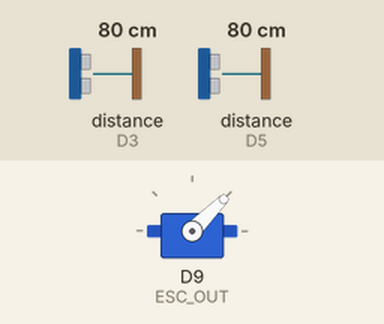
Recording of a program running on a simulated Arduino Zero (SAMD21). Parts: servo. Wiring (inferred from the names in the program): 2 × ultrasonic range finder: trigger D2, echo D3 / trigger D4, echo D5. Inputs (shaded band) come from the test bench; at power-on: distance to the obstacle (sensors on D3, D5) 80 cm. The echo pulse lasts 58.3 µs per cm; what the program prints to the serial monitor is not drawn.

Above: at 0.2 s.
Timing chart, 0 to 1.7 s (numbered marks = the images above):
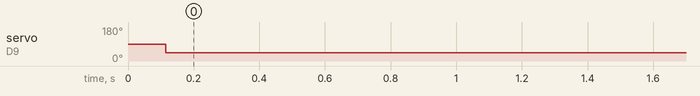

The program:

main.cpp
```cpp
#include <Arduino.h>
#include <Servo.h>

#define PULSE_TIMEOUT 20000

#define TRIGGER_1 2
#define ECHO_1 3
#define TRIGGER_2 4
#define ECHO_2 5

#define DISTANCE_OFFSET_1 0
#define DISTANCE_OFFSET_2 0.27
#define DISTANCE_TRESHOLD 7

#define ESC_OUT 9

Servo esc;

void setupSensor(int trigger, int echo) {
  pinMode(trigger, OUTPUT);
  pinMode(echo, INPUT);

  digitalWrite(trigger, 0);
}

void setup() {
  SerialUSB.begin(115200);

  setupSensor(TRIGGER_1, ECHO_1);
  setupSensor(TRIGGER_2, ECHO_2);

  esc.attach(ESC_OUT);

  delay(100);
  SerialUSB.println("start");
}

double distanceForSensor(int trigger, int echo) {
  digitalWrite(trigger, 1);
  delayMicroseconds(10);
  digitalWrite(trigger, 0);

  unsigned long duration = pulseIn(echo, 1, PULSE_TIMEOUT);
  double distance = (duration/2) / 29.1;
  return distance;
}

bool triggeredDistance(double distance) {
  return distance > 0 && distance <= DISTANCE_TRESHOLD;
}

void loop() {
  double distance1 = distanceForSensor(TRIGGER_1, ECHO_1);
  delay(5);
  double distance2 = distanceForSensor(TRIGGER_2, ECHO_2);

  SerialUSB.print(distance1);
  SerialUSB.print(" ");
  SerialUSB.println(distance2);

  if (triggeredDistance(distance1 - DISTANCE_OFFSET_1 ) && triggeredDistance(distance2 - DISTANCE_OFFSET_2)) {
    SerialUSB.println("triggered");
    esc.write(60);
  } else {
    esc.write(45);
  }

  delay(15);
}
```

Measured:
- by itself, servo on D9 (ESC_OUT): 90° → 45° at 0.12 s
